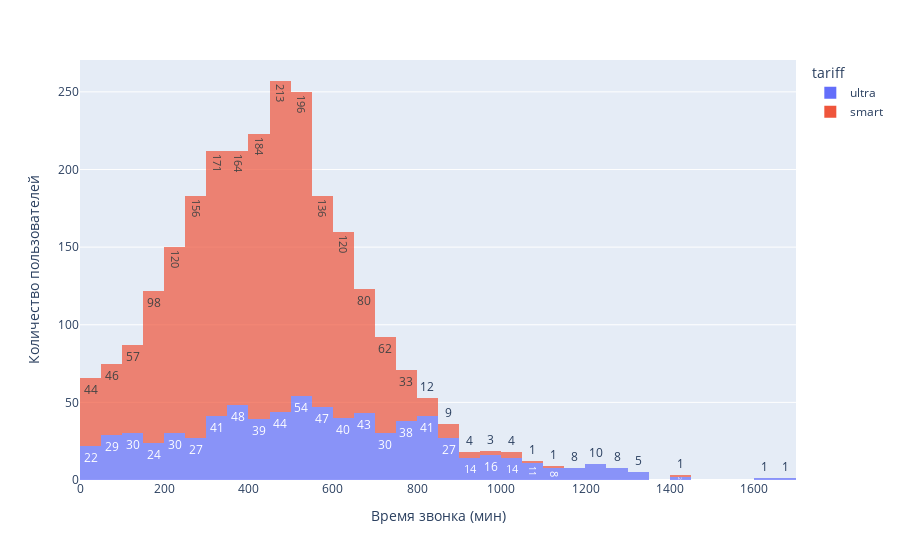
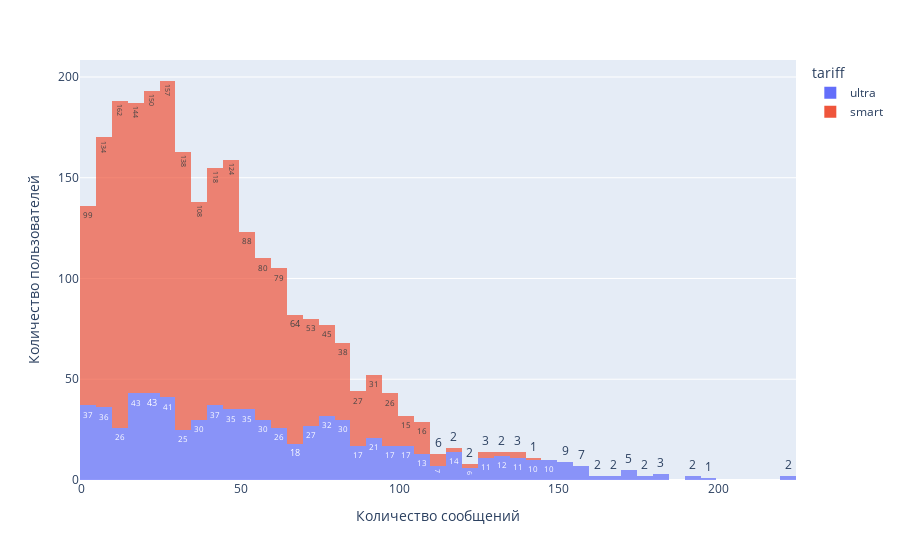
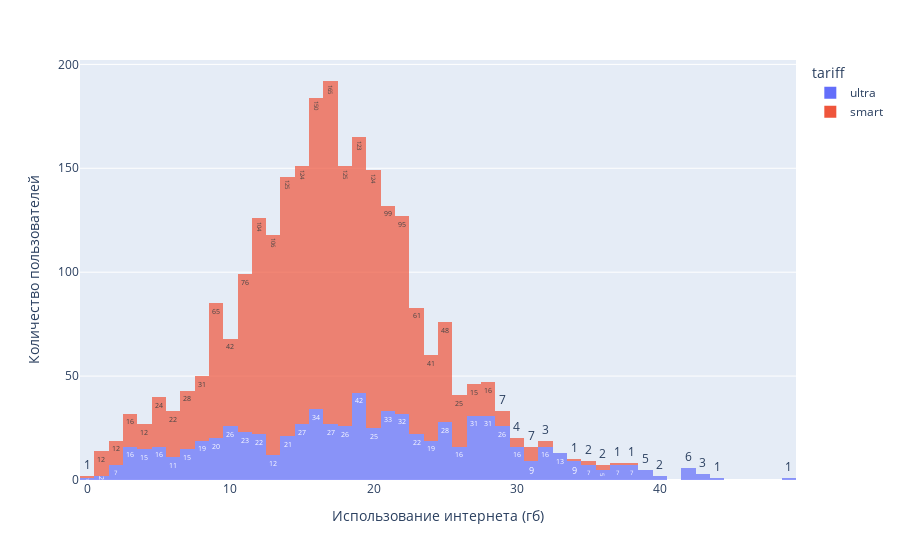

Notebook source saved alongside these figures, in order:
### Code cell
columns = {
    'rounded_duration': 'Время звонка (мин)',
    'messages_count': 'Количество сообщений',
    'rounded_gb_used': 'Использование интернета (гб)'
}

for column, title in zip(columns.keys(), columns.values()):
    fig = px.histogram(merged_data, x=column, color='tariff', opacity=0.7, text_auto=True)
    fig.update_layout(
        showlegend=True,
        xaxis_title=title,
        yaxis_title="Количество пользователей"
    )

    fig.show()

### Figure 1 — Plotly figure (JSON) as saved in the notebook; plotly's stock layout.template omitted (floating-point values rounded to 4 significant figures; data arrays with more than 128 entries replaced by an {"elided": "..."} marker saying what was removed)
{"data": [{"alignmentgroup": "True", "bingroup": "x", "hovertemplate": "tariff=ultra<br>rounded_duration=%{x}<br>count=%{y}<extra></extra>", "legendgroup": "ultra", "marker": {"color": "#636efa", "opacity": 0.7, "pattern": {"shape": ""}}, "name": "ultra", "offsetgroup": "ultra", "orientation": "v", "showlegend": true, "texttemplate": "%{value}", "x": {"elided": "752 int values"}, "xaxis": "x", "yaxis": "y", "type": "histogram"}, {"alignmentgroup": "True", "bingroup": "x", "hovertemplate": "tariff=smart<br>rounded_duration=%{x}<br>count=%{y}<extra></extra>", "legendgroup": "smart", "marker": {"color": "#EF553B", "opacity": 0.7, "pattern": {"shape": ""}}, "name": "smart", "offsetgroup": "smart", "orientation": "v", "showlegend": true, "texttemplate": "%{value}", "x": {"elided": "1915 int values"}, "xaxis": "x", "yaxis": "y", "type": "histogram"}], "layout": {"xaxis": {"anchor": "y", "domain": [0.0, 1.0], "title": {"text": "Время звонка (мин)"}}, "yaxis": {"anchor": "x", "domain": [0.0, 1.0], "title": {"text": "Количество пользователей"}}, "legend": {"title": {"text": "tariff"}, "tracegroupgap": 0}, "margin": {"t": 60}, "barmode": "relative", "showlegend": true}}

### Figure 2 — Plotly figure (JSON) as saved in the notebook; plotly's stock layout.template omitted (floating-point values rounded to 4 significant figures; data arrays with more than 128 entries replaced by an {"elided": "..."} marker saying what was removed)
{"data": [{"alignmentgroup": "True", "bingroup": "x", "hovertemplate": "tariff=ultra<br>messages_count=%{x}<br>count=%{y}<extra></extra>", "legendgroup": "ultra", "marker": {"color": "#636efa", "opacity": 0.7, "pattern": {"shape": ""}}, "name": "ultra", "offsetgroup": "ultra", "orientation": "v", "showlegend": true, "texttemplate": "%{value}", "x": {"elided": "752 int values"}, "xaxis": "x", "yaxis": "y", "type": "histogram"}, {"alignmentgroup": "True", "bingroup": "x", "hovertemplate": "tariff=smart<br>messages_count=%{x}<br>count=%{y}<extra></extra>", "legendgroup": "smart", "marker": {"color": "#EF553B", "opacity": 0.7, "pattern": {"shape": ""}}, "name": "smart", "offsetgroup": "smart", "orientation": "v", "showlegend": true, "texttemplate": "%{value}", "x": {"elided": "1915 int values"}, "xaxis": "x", "yaxis": "y", "type": "histogram"}], "layout": {"xaxis": {"anchor": "y", "domain": [0.0, 1.0], "title": {"text": "Количество сообщений"}}, "yaxis": {"anchor": "x", "domain": [0.0, 1.0], "title": {"text": "Количество пользователей"}}, "legend": {"title": {"text": "tariff"}, "tracegroupgap": 0}, "margin": {"t": 60}, "barmode": "relative", "showlegend": true}}

### Figure 3 — Plotly figure (JSON) as saved in the notebook; plotly's stock layout.template omitted (floating-point values rounded to 4 significant figures; data arrays with more than 128 entries replaced by an {"elided": "..."} marker saying what was removed)
{"data": [{"alignmentgroup": "True", "bingroup": "x", "hovertemplate": "tariff=ultra<br>rounded_gb_used=%{x}<br>count=%{y}<extra></extra>", "legendgroup": "ultra", "marker": {"color": "#636efa", "opacity": 0.7, "pattern": {"shape": ""}}, "name": "ultra", "offsetgroup": "ultra", "orientation": "v", "showlegend": true, "texttemplate": "%{value}", "x": {"elided": "752 int values"}, "xaxis": "x", "yaxis": "y", "type": "histogram"}, {"alignmentgroup": "True", "bingroup": "x", "hovertemplate": "tariff=smart<br>rounded_gb_used=%{x}<br>count=%{y}<extra></extra>", "legendgroup": "smart", "marker": {"color": "#EF553B", "opacity": 0.7, "pattern": {"shape": ""}}, "name": "smart", "offsetgroup": "smart", "orientation": "v", "showlegend": true, "texttemplate": "%{value}", "x": {"elided": "1915 int values"}, "xaxis": "x", "yaxis": "y", "type": "histogram"}], "layout": {"xaxis": {"anchor": "y", "domain": [0.0, 1.0], "title": {"text": "Использование интернета (гб)"}}, "yaxis": {"anchor": "x", "domain": [0.0, 1.0], "title": {"text": "Количество пользователей"}}, "legend": {"title": {"text": "tariff"}, "tracegroupgap": 0}, "margin": {"t": 60}, "barmode": "relative", "showlegend": true}}
